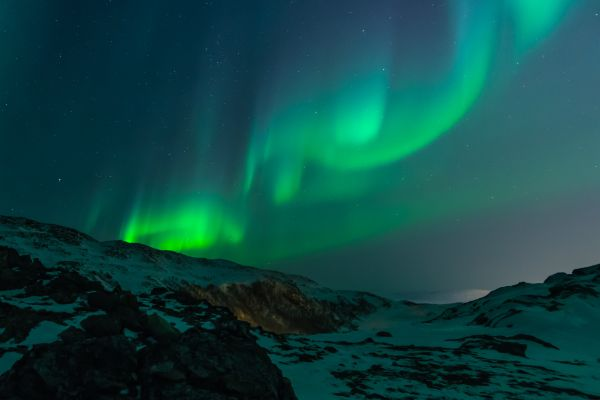
#> input picture img_lights.jpg, 600 x 400 px
$ jupyter execute drawing_images.ipynb
#> lines starting #> are read from the running program, lines starting #| are printed output that depends on the picture
[cell 1]
import cv2
import numpy as np

image  = cv2.imread("img_lights.jpg")
#> image is the input picture: shape (400, 600, 3); mean B, G, R 69.3, 72, 15.4
print(image.shape)
#| (400, 600, 3)

[cell 2]
cv2.imshow("image",image)
cv2.waitKey(0)
cv2.destroyAllWindows()

[cell 3]
cv2.line(image,(0,0),(256,256),(255,0,0),5)
cv2.imshow("image",image)
cv2.waitKey(0)
cv2.destroyAllWindows()

[cell 4]
cv2.rectangle(image,(100,100),(300,250),(127,50,127),2)
cv2.imshow("image",image)
cv2.waitKey(0)
cv2.destroyAllWindows()

[cell 5]
cv2.circle(image,(250,250),150,(150,75,50),2)
cv2.imshow("image",image)
cv2.waitKey(0)
cv2.destroyAllWindows()

[cell 6]
pl = np.array([[10,50],[200,50],[90,200],[50,200]],np.int32)

[cell 7]
pl = pl.reshape((-1,1,2))
cv2.polylines(image,[pl],True,(0,0,255),3)
cv2.imshow("image",image)
cv2.waitKey(0)
cv2.destroyAllWindows()

[cell 8]
cv2.putText(image,"Hello Debanik!!",(75,290),cv2.FONT_HERSHEY_COMPLEX,2,(100,170,0),3)
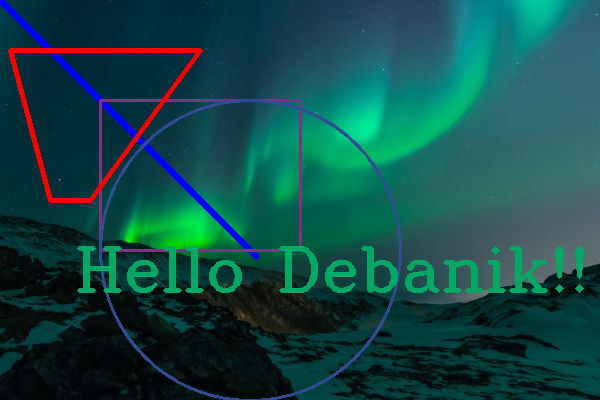
#> image: shape (400, 600, 3); mean B, G, R 73, 73.9, 18.8
cv2.imshow("image",image)
cv2.waitKey(0)
cv2.destroyAllWindows()


$ run again, with cv.jpg copied over img_lights.jpg
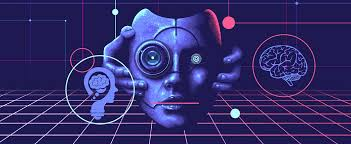
#> input picture cv.jpg, 351 x 144 px
#> image is the input picture: shape (144, 351, 3); mean B, G, R 106.9, 44.4, 51.2
#| (144, 351, 3)
#> `cv2.polylines(image,[pl],True,(0,0,255),3)`:
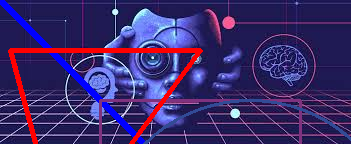
#> image: shape (144, 351, 3); mean B, G, R 106.8, 42, 58.9
